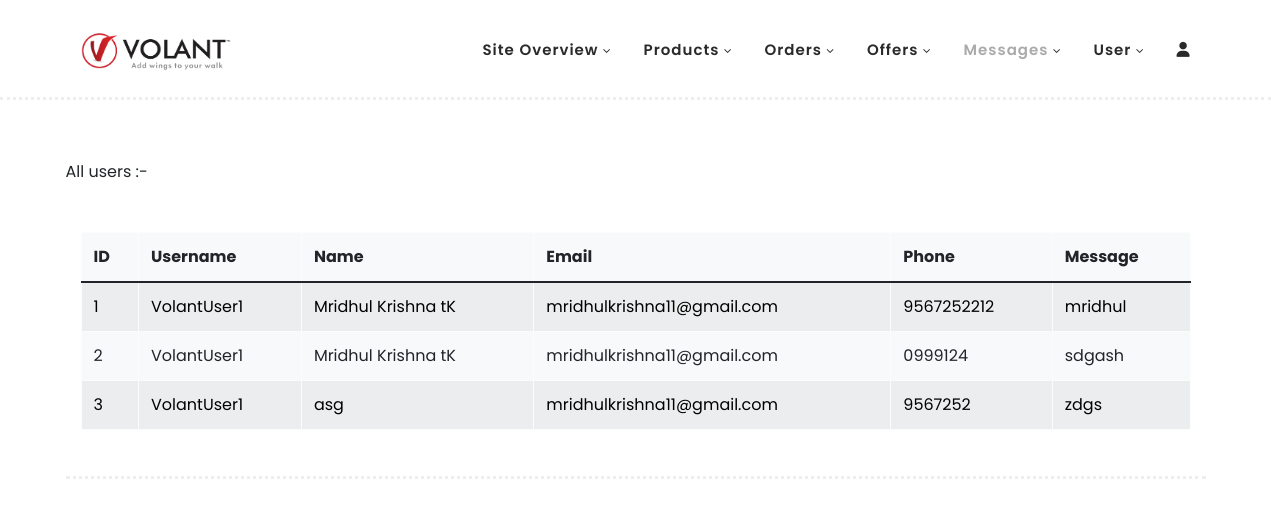
The app's page /adminmessages with its own data.
### VolantApp/models.py (models this page shows, shortened)
class UserContactModel(models.Model):
    user = models.ForeignKey(User, on_delete=models.CASCADE)
    name = models.CharField(max_length=100)
    email = models.EmailField(max_length=254)
    phone = models.CharField(max_length=100)
    message = models.TextField()
    options = (
        ('sended', 'sended'),
        ('seened', 'seened'),
    )
    status = models.CharField(max_length=100, choices=options, default='sended')

### VolantApp/views.py (the view)
# urls.py: path('adminmessages',views.UserMessagesforAdmin.as_view(),name='adminmessages'),
class UserMessagesforAdmin(ListView):
    template_name = 'adminmessages.html'
    model = UserContactModel
    context_object_name = 'messages'

### VolantApp/templates/adminmessages.html (shortened to what this page needs)
{% load static  %}
<!DOCTYPE html>
<html lang="en">
  <head>
    <link rel="stylesheet" href="https://cdnjs.cloudflare.com/ajax/libs/font-awesome/6.5.2/css/all.min.css" />
    <link href="https://cdn.jsdelivr.net/npm/bootstrap@5.0.2/dist/css/bootstrap.min.css" rel="stylesheet">
    <link rel="stylesheet" href="https://cdn.jsdelivr.net/npm/bootstrap-icons@1.11.3/font/bootstrap-icons.min.css">
    <link rel="stylesheet" href="{% static './assets/css/additional.css' %}">
    <link rel="stylesheet" type="text/css" href="{% static './assets/css/bootstrap.min.css' %}">
    <link rel="stylesheet" type="text/css" href="{% static './assets/css/font-awesome.css' %}">
    <link rel="stylesheet" href="{% static './assets/css/templatemo-hexashop.css' %}">
    <link rel="stylesheet" href="{% static './assets/css/owl-carousel.css' %}">
    <link rel="stylesheet" href="{% static './assets/css/lightbox.css' %}">
    <link rel="stylesheet" href="https://cdnjs.cloudflare.com/ajax/libs/font-awesome/6.5.2/css/all.min.css" />
    </head>
    <body>
    <header class="header-area header-sticky  container-fluid">
        <div class="container-lg">
            <div class="row">
                <div class="col-12">
                    <nav class="main-nav">
                        <a href="index.html" class="logo">
                            <img src="{% static './assets/images/volantlogo-01.png' %}" width="150px" alt="Volant-logo">
                        </a>
                        <ul class="nav">
                            <li class="submenu scroll-to-section" >
                                <a href="javascript:;" >Site Overview</a>
                            </li>
                            <li class="submenu scroll-to-section">
                                <a href="javascript:;">Products</a>
                            </li>
                            <li class="submenu scroll-to-section">
                                <a href="javascript:;">Orders</a>
                            </li>
                            <li class="submenu scroll-to-section">
                                <a href="javascript:;">Offers</a>
                            </li>
                            <li class="submenu scroll-to-section">
                                <a href="javascript:;" class="active">Messages</a>
                            </li>
                            <li class="submenu scroll-to-section">
                                <a href="javascript:;">User</a>
                            </li>
                            <li class=" ">
                                <a href="javascript:;" data-bs-toggle="modal" data-bs-target="#exampleModal"><i class="fa fa-user"></i></a>
                            </li>
                        </ul>
                    </nav>
                </div>
            </div>
        </div>
    </header>
    <section  class="main-banner container  " id="top">
        {% block content %}
        <div class="row pb-5">
            All users :-
        </div>
        <div class="row">
            <div class="col-12">
                {% if messages %}
                    <table class="table table-bordered  table-striped table-responsive-xxl table-light ">
                        <thead class="">
                            <tr>
                                <th>ID</th>
                                <th>Username</th>
                                <th>Name</th>
                                <th>Email</th>
                                <th>Phone</th>
                                <th>Message</th>
                        </thead>
                        <tbody>
                            {% for i in messages %}
                                <tr>
                                    <td>{{forloop.counter}}</td>
                                    <td>{{i.user.username}}</td>
                                    <td>{{i.name}}</td>
                                    <td>{{i.email}}</td>
                                    <td>{{i.phone}}</td>
                                    <td>{{i.message}}</td>
                                </tr>
                            {% endfor %}
                        </tbody>
                    </table>
                {% else %}
                    <h4 class="text-center text-capitalize" style="color: rgb(78, 78, 78);">No users found</h4>
                {% endif %}
            </div>
        </div>
        {% endblock %}
    </section>
  </body>
</html>

### VolantApp/static/assets/css/templatemo-hexashop.css (style rules this page uses)
html, body, div, span, applet, object, iframe, h1, h2, h3, h4, h5, h6, p, blockquote, div pre, a, abbr, acronym, address, big, cite, code, del, dfn, em, font, img, ins, kbd, q, s, samp, small, strike, strong, sub, sup, tt, var, b, u, i, center, dl, dt, dd, ol, ul, li, figure, header, nav, section, article, aside, footer, figcaption { margin: 0; padding: 0; border: 0; outline: 0; }
ul, li { padding: 0; margin: 0; list-style: none; }
header, nav, section, article, aside, footer, hgroup { display: block; }
* { box-sizing: border-box; }
html, body { font-family: 'Poppins', sans-serif; font-weight: 400; background-color: #fff; font-size: 16px; -ms-text-size-adjust: 100%; -webkit-font-smoothing: antialiased; -moz-osx-font-smoothing: grayscale; }
a { text-decoration: none !important; }
ul { margin-bottom: 0px; }
html, body { background: #fff; font-family: 'Poppins', sans-serif; }
.header-area { border-bottom: 3px dotted #eee; box-shadow: none; background-color: #fff; position: absolute; top: 0px; left: 0px; right: 0px; z-index: 100; height: 100px; -webkit-transition: all .5s ease 0s; -moz-transition: all .5s ease 0s; -o-transition: all .5s ease 0s; transition: all .5s ease 0s; }
.header-area .main-nav { min-height: 80px; background: transparent; }
.header-area .main-nav .logo { line-height: 100px; color: #fff; font-size: 28px; font-weight: 700; text-transform: uppercase; letter-spacing: 2px; float: left; -webkit-transition: all 0.3s ease 0s; -moz-transition: all 0.3s ease 0s; -o-transition: all 0.3s ease 0s; transition: all 0.3s ease 0s; }
.header-area .main-nav .nav { float: right; margin-top: 30px; margin-right: 0px; background-color: transparent; -webkit-transition: all 0.3s ease 0s; -moz-transition: all 0.3s ease 0s; -o-transition: all 0.3s ease 0s; transition: all 0.3s ease 0s; position: relative; z-index: 999; }
.header-area .main-nav .nav li { padding-left: 15px; padding-right: 15px; }
.header-area .main-nav .nav li:last-child { padding-right: 0px; }
.header-area .main-nav .nav li a { display: block; font-weight: 600; font-size: 15px; color: #2a2a2a; text-transform: capitalize; -webkit-transition: all 0.3s ease 0s; -moz-transition: all 0.3s ease 0s; -o-transition: all 0.3s ease 0s; transition: all 0.3s ease 0s; height: 40px; line-height: 40px; border: transparent; letter-spacing: 1px; }
.header-area .main-nav .nav li a { color: #2a2a2a; }
.header-area .main-nav .nav li:hover a, .header-area .main-nav .nav li a.active { color: #aaa!important; }
.header-area .main-nav .nav li.submenu { position: relative; padding-right: 30px; }
.header-area .main-nav .nav li.submenu:after { font-family: FontAwesome; content: "\f107"; font-size: 12px; color: #2a2a2a; position: absolute; right: 18px; top: 12px; }
.header-area.header-sticky { min-height: 80px; }
.header-area .nav { margin-top: 30px; }
.header-area.header-sticky .nav li a.active { color: #aaa; }
@media (min-width: 767px) { .header-area .main-nav .nav { display: flex !important; } }
.main-banner { border-bottom: 3px dotted #eee; padding-top: 160px; padding-bottom: 30px; }
html { scroll-behavior: smooth; }

### records on screen
UserContactModel: user.username "VolantUser1", name "Mridhul Krishna tK", email "mridhulkrishna11@gmail.com", phone "9567252212", message "mridhul"
UserContactModel: user.username "VolantUser1", name "Mridhul Krishna tK", email "mridhulkrishna11@gmail.com", phone "0999124", message "sdgash"
UserContactModel: user.username "VolantUser1", name "asg", email "mridhulkrishna11@gmail.com", phone "9567252", message "zdgs"
